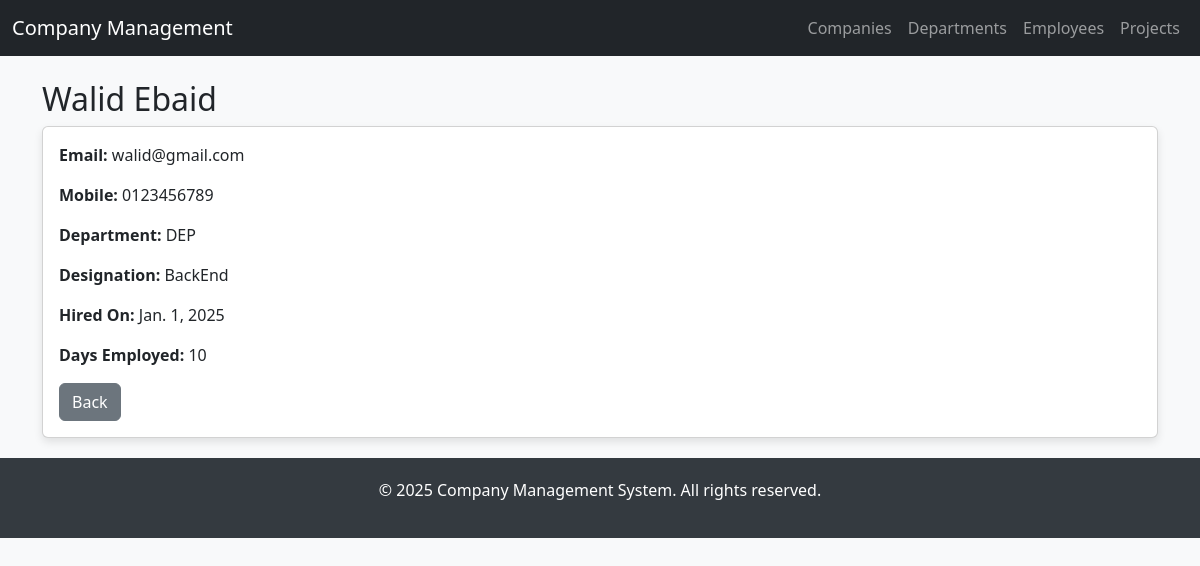
The page /employees/1/ on the database its author committed.
### management/models.py (models this page shows, shortened)
class Employee(models.Model):
    company = models.ForeignKey(Company, on_delete=models.CASCADE)
    department = models.ForeignKey(Department, related_name='employees', on_delete=models.CASCADE)
    name = models.CharField(max_length=255)
    email = models.EmailField(unique=True)
    mobile = models.CharField(max_length=15)
    address = models.TextField()
    designation = models.CharField(max_length=100)
    hired_on = models.DateField(null=True, blank=True)
    @property
    def days_employed(self):
        if self.hired_on:
            return (timezone.now().date() - self.hired_on).days
        return None

class Department(models.Model):
    company = models.ForeignKey(Company, related_name='departments', on_delete=models.CASCADE)
    name = models.CharField(max_length=255)

### management/views.py (the view)
# urls.py: path('employees/<int:id>/', views.employee_detail, name='employee_detail'),
def employee_detail(request, id):
    employee = get_object_or_404(Employee, id=id)
    return render(request, 'management/employee_detail.html', {'employee': employee})

### management/templates/management/employee_detail.html
{% extends 'management/base.html' %}
{% block content %}
<h2>{{ employee.name }}</h2>
<div class="card">
    <div class="card-body">
        <p><strong>Email:</strong> {{ employee.email }}</p>
        <p><strong>Mobile:</strong> {{ employee.mobile }}</p>
        <p><strong>Department:</strong> {{ employee.department.name }}</p>
        <p><strong>Designation:</strong> {{ employee.designation }}</p>
        <p><strong>Hired On:</strong> {{ employee.hired_on }}</p>
        <p><strong>Days Employed:</strong> {{ employee.days_employed }}</p>
        <a href="{% url 'employees' %}" class="btn btn-secondary">Back</a>
    </div>
</div>
{% endblock %}

### management/templates/management/base.html (style rules this page uses)
body { background-color: #f8f9fa; }
.card { margin-bottom: 20px; box-shadow: 0 4px 8px rgba(0, 0, 0, 0.1); }

### rows shown on the page
Employee: name "Walid Ebaid", email "walid@gmail.com", mobile "0123456789", department.name "DEP", designation "BackEnd", hired_on "Jan. 1, 2025", days_employed "10"
